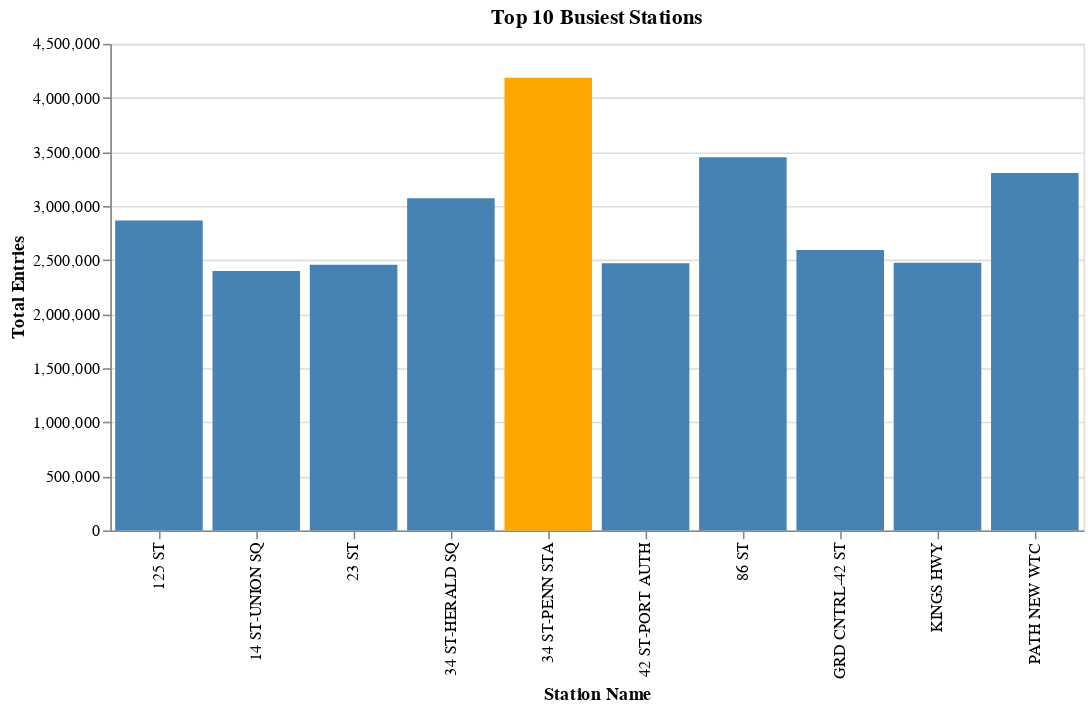

The notebook cell saved with this chart:
### Code cell
# plot busiest Stations
source = station_totals.sort_values('DAILY_ENTRIES',ascending = False).head(10)

alt.Chart(source, title="Top 10 Busiest Stations").mark_bar().encode(
    #x='NAME:O',
    x=alt.X('STATION:O', title='Station Name'),
    #y="DAILY_ENTRIES:Q",
    y=alt.Y('DAILY_ENTRIES:Q', title='Total Entries'),
    # The highlight will be set on the result of a conditional statement
    color=alt.condition(
        alt.datum.STATION == '34 ST-PENN STA',  # If UPPER_NAME is 88 ST this test returns True,
        
        alt.value('orange'),     # which sets the bar orange.
        alt.value('steelblue')   # And if it's not true it sets the bar steelblue.
    )
).properties(width=600)

### Figure 1 — Vega-Lite specification as saved in the notebook (floating-point values rounded to 4 significant figures)
{"config": {"view": {"continuousWidth": 400, "continuousHeight": 300}}, "data": {"name": "data-19ba2071a7addc32ae887fd4490af810"}, "mark": "bar", "encoding": {"color": {"condition": {"value": "orange", "test": "(datum.STATION === '34 ST-PENN STA')"}, "value": "steelblue"}, "x": {"type": "ordinal", "field": "STATION", "title": "Station Name"}, "y": {"type": "quantitative", "field": "DAILY_ENTRIES", "title": "Total Entries"}}, "title": "Top 10 Busiest Stations", "width": 600, "$schema": "https://vega.github.io/schema/vega-lite/v4.8.1.json", "datasets": {"data-19ba2071a7addc32ae887fd4490af810": [{"STATION": "34 ST-PENN STA", "DAILY_ENTRIES": 4187000.0}, {"STATION": "86 ST", "DAILY_ENTRIES": 3452000.0}, {"STATION": "PATH NEW WTC", "DAILY_ENTRIES": 3305000.0}, {"STATION": "34 ST-HERALD SQ", "DAILY_ENTRIES": 3071000.0}, {"STATION": "125 ST", "DAILY_ENTRIES": 2865000.0}, {"STATION": "GRD CNTRL-42 ST", "DAILY_ENTRIES": 2594000.0}, {"STATION": "KINGS HWY", "DAILY_ENTRIES": 2474000.0}, {"STATION": "42 ST-PORT AUTH", "DAILY_ENTRIES": 2470000.0}, {"STATION": "23 ST", "DAILY_ENTRIES": 2456000.0}, {"STATION": "14 ST-UNION SQ", "DAILY_ENTRIES": 2399000.0}]}}
